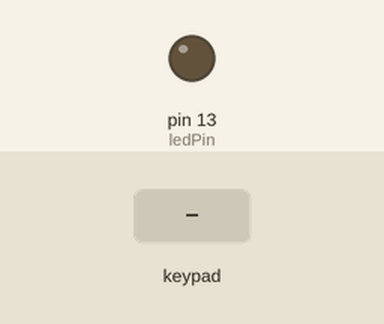
A sketch run on a simulated Arduino Uno, built with avr-gcc and run on an emulated ATmega328P. Shown: output pins drawn as LEDs (lit = HIGH). The inputs (shaded band) are chosen by the test bench. What the sketch prints to the serial monitor is not drawn.

Above: at 1.2 s.
1.3 s: keypad keys 3 4 5 = pressed 0.4 s apart
At 3.9 s:
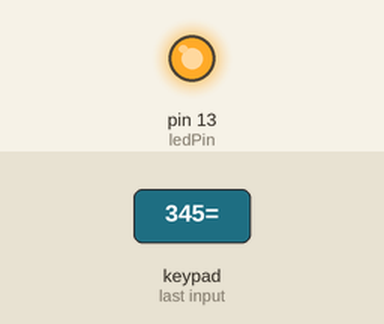
4.4 s: key '=' pressed
At 5.5 s:
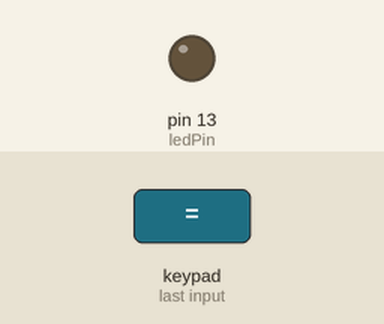
Timing chart, 0 to 7.4 s (numbered marks = the images above; inputs shaded):
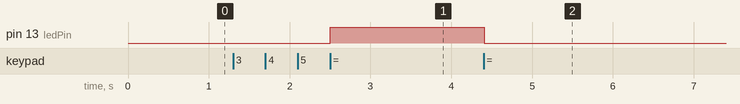

Measured:
- after the input at 1.3 s, pin 13 (ledPin): LOW → HIGH after 1.2 s
- after the input at 4.4 s, pin 13 (ledPin): HIGH → LOW at once

The sketch:

password.ino
```cpp
#include <Keypad.h>
const byte ROWS = 4;
const byte COLS = 4;
char keys[ROWS][COLS] = {
  { '1', '3', '3', '+' },
  { '4', '5', '6', '-' },
  { '7', '8', '9', '*' },
  { 'C', '0', '=', '/' }
};
byte rowPins[ROWS] = { 2, 3, 4, 5 };
byte colPins[COLS] = { 6, 7, 8, 9 };
Keypad kpd = Keypad(makeKeymap(keys), rowPins, colPins, ROWS, COLS);
String password = "345";
String input = "";
int ledPin = 13;

void setup() {
  pinMode(ledPin, OUTPUT);
  digitalWrite(ledPin, LOW);
  Serial.begin(9600);
  Serial.println("Enter Password:");
}

void loop() {
  char key = kpd.getKey();

  if (key) {
    if (key >= '0' && key <= '9') {
      input += key;
      Serial.print(key);
    }

    if (key == '=') {
      if (input == password) {
        Serial.println("\nWelcome");
        digitalWrite(ledPin, HIGH);
      } else {
        Serial.println("\nWrong");
        digitalWrite(ledPin, LOW);
      }
      input = "";
      Serial.println("Enter Password:");
    }
  }
}
```
